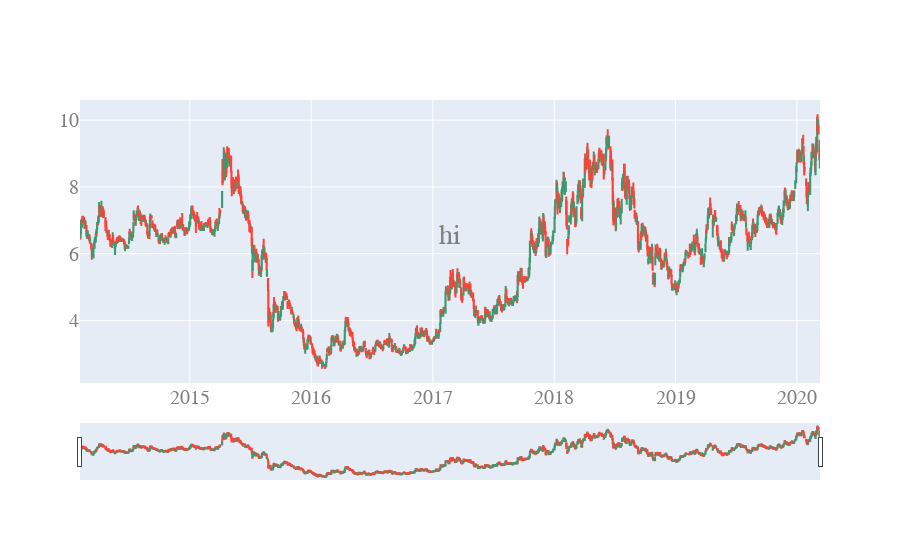

Notebook code cell kept with this figure:
### Code cell
import plotly.express as px
import plotly.graph_objects as go

fig = go.Figure(data=[go.Candlestick(x=df['date'],
                open=df['openPrice'],
                high=df['high'],
                low=df['low'],
                close=df['lastPrice'])])
fig.update_layout(
    title= {
        'text': 'hi',
        'y':0.6,
        'x':0.5,
        'xanchor': 'center',
        'yanchor': 'top'},
      font=dict(
        family="Courier New, monospace",
        size=20,
        color="#7f7f7f"
    )
    )
fig.show()

### Figure 1 — Plotly figure (JSON) as saved in the notebook; plotly's stock layout.template omitted (floating-point values rounded to 4 significant figures; data arrays with more than 128 entries replaced by an {"elided": "..."} marker saying what was removed)
{"data": [{"close": {"elided": "1500 str values"}, "high": {"elided": "1500 str values"}, "low": {"elided": "1500 str values"}, "open": {"elided": "1500 str values"}, "type": "candlestick", "x": {"elided": "1500 str values"}}], "layout": {"font": {"color": "#7f7f7f", "family": "Courier New, monospace", "size": 20}, "title": {"text": "hi", "x": 0.5, "xanchor": "center", "y": 0.6, "yanchor": "top"}}}
